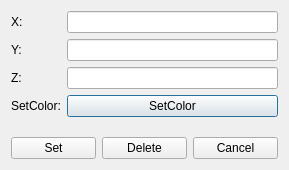
<?xml version="1.0" encoding="UTF-8"?>
<ui version="4.0">
 <class>verticeDialog</class>
 <widget class="QDialog" name="verticeDialog">
  <property name="geometry">
   <rect>
    <x>0</x>
    <y>0</y>
    <width>289</width>
    <height>170</height>
   </rect>
  </property>
  <property name="windowTitle">
   <string>Dialog</string>
  </property>
  <layout class="QVBoxLayout" name="verticalLayout">
   <item>
    <layout class="QFormLayout" name="formLayout">
     <item row="0" column="0">
      <widget class="QLabel" name="xLabel">
       <property name="minimumSize">
        <size>
         <width>0</width>
         <height>0</height>
        </size>
       </property>
       <property name="text">
        <string>X: </string>
       </property>
       <property name="buddy">
        <cstring>xLineEdit</cstring>
       </property>
      </widget>
     </item>
     <item row="0" column="1">
      <widget class="QLineEdit" name="xLineEdit"/>
     </item>
     <item row="1" column="0">
      <widget class="QLabel" name="yLabel">
       <property name="minimumSize">
        <size>
         <width>0</width>
         <height>0</height>
        </size>
       </property>
       <property name="text">
        <string>Y: </string>
       </property>
       <property name="buddy">
        <cstring>yLineEdit</cstring>
       </property>
      </widget>
     </item>
     <item row="1" column="1">
      <widget class="QLineEdit" name="yLineEdit"/>
     </item>
     <item row="2" column="0">
      <widget class="QLabel" name="zLabel">
       <property name="minimumSize">
        <size>
         <width>0</width>
         <height>0</height>
        </size>
       </property>
       <property name="text">
        <string>Z: </string>
       </property>
       <property name="buddy">
        <cstring>zLineEdit</cstring>
       </property>
      </widget>
     </item>
     <item row="2" column="1">
      <widget class="QLineEdit" name="zLineEdit"/>
     </item>
     <item row="3" column="0">
      <widget class="QLabel" name="label_2">
       <property name="text">
        <string>SetColor:</string>
       </property>
       <property name="buddy">
        <cstring>Color</cstring>
       </property>
      </widget>
     </item>
     <item row="3" column="1">
      <widget class="QPushButton" name="Color">
       <property name="text">
        <string>SetColor</string>
       </property>
      </widget>
     </item>
    </layout>
   </item>
   <item>
    <layout class="QHBoxLayout" name="horizontalLayout">
     <item>
      <widget class="QPushButton" name="OK">
       <property name="text">
        <string>Set</string>
       </property>
       <property name="shortcut">
        <string>Return</string>
       </property>
      </widget>
     </item>
     <item>
      <widget class="QPushButton" name="Delete">
       <property name="cursor">
        <cursorShape>ForbiddenCursor</cursorShape>
       </property>
       <property name="text">
        <string>Delete</string>
       </property>
      </widget>
     </item>
     <item>
      <widget class="QPushButton" name="Cancel">
       <property name="text">
        <string>Cancel</string>
       </property>
      </widget>
     </item>
    </layout>
   </item>
  </layout>
 </widget>
 <tabstops>
  <tabstop>xLineEdit</tabstop>
  <tabstop>yLineEdit</tabstop>
  <tabstop>zLineEdit</tabstop>
  <tabstop>Color</tabstop>
  <tabstop>OK</tabstop>
 </tabstops>
 <resources/>
 <connections/>
</ui>
